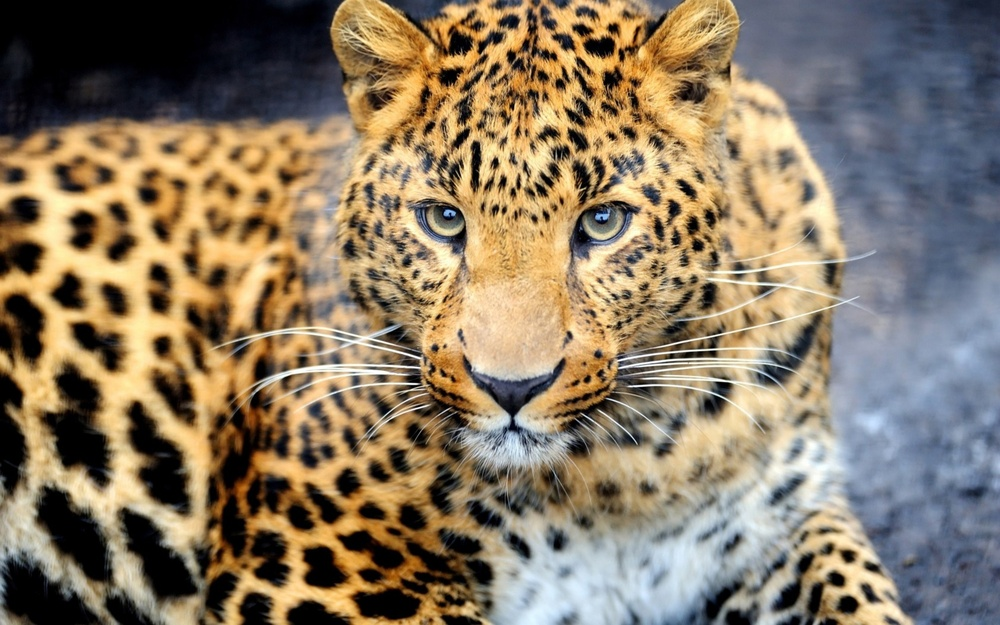
#> input picture ai_project/img/77_leopard.jpg, 1000 x 625 px, shrunk from 2560 x 1600 before the run
$ python color_image.py
#> lines starting #> are read from the running program, lines starting #| are printed output that depends on the picture
import cv2
import numpy as np

img = cv2.imread('img/77_leopard.jpg')
#> img is the input picture: shape (625, 1000, 3); mean B, G, R 99.9, 121.5, 137

# img = cv2.cvtColor(img, cv2.COLOR_BGR2HSV)
img = cv2.cvtColor(img, cv2.COLOR_BGR2LAB)
#> img: shape (625, 1000, 3); mean of channels 0, 1, 2 129.9, 131.7, 141.4
img = cv2.cvtColor(img, cv2.COLOR_LAB2BGR)
img = cv2.cvtColor(img, cv2.COLOR_BGR2RGB)

r, g, b = cv2.split(img)  # разделение слоев
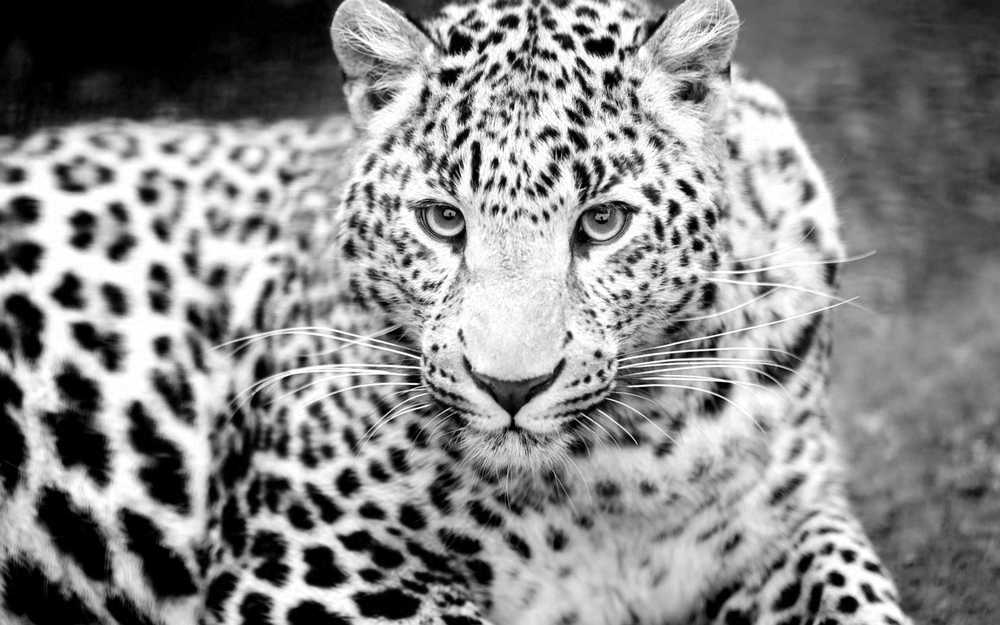
#> r: shape (625, 1000); min 0, max 255, mean 137.1
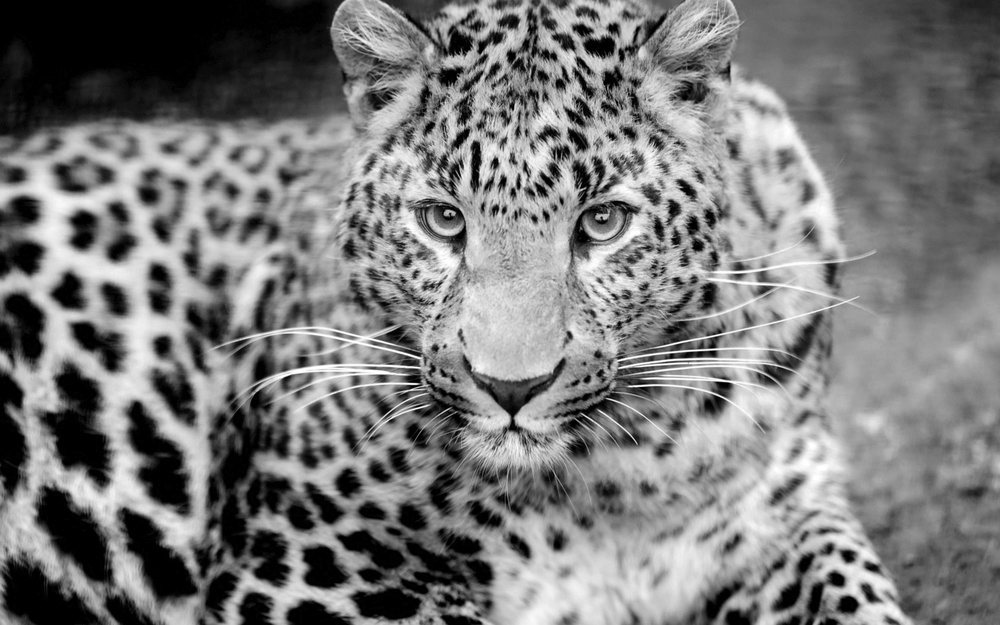
#> g: shape (625, 1000); min 0, max 255, mean 121.6
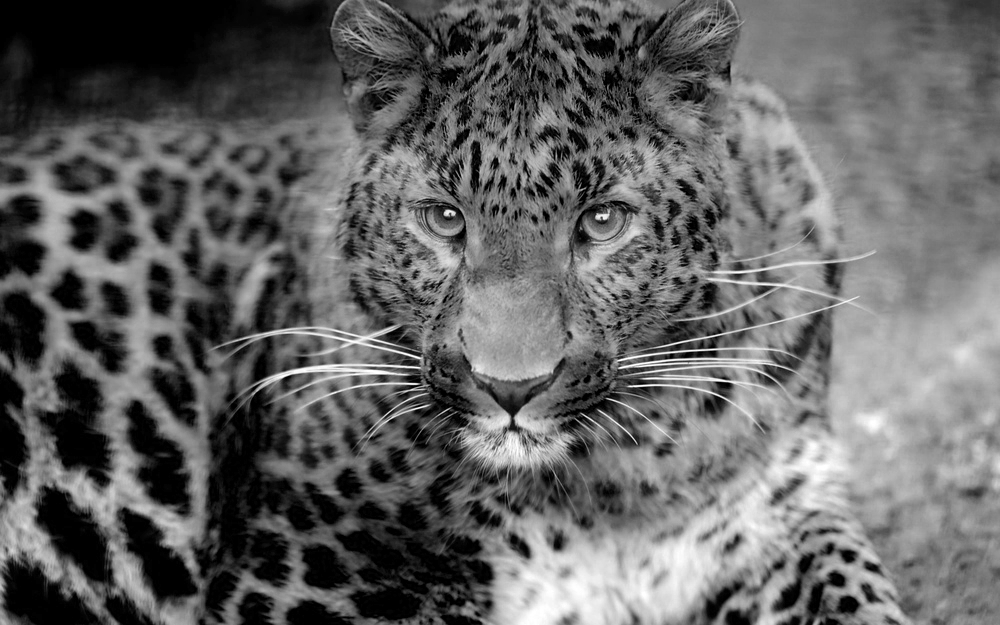
#> b: shape (625, 1000); min 0, max 255, mean 99.9

img = cv2.merge([b, g, r])  # объединение слоев

cv2.imshow('Photo_Proba', img)
cv2.waitKey(2 * 1000)
